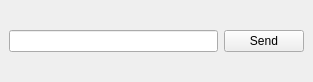
<?xml version="1.0" encoding="UTF-8"?>
<ui version="4.0">
 <class>MainWindow</class>
 <widget class="QMainWindow" name="MainWindow">
  <property name="geometry">
   <rect>
    <x>0</x>
    <y>0</y>
    <width>313</width>
    <height>82</height>
   </rect>
  </property>
  <property name="windowTitle">
   <string>QTcpSocket-Example</string>
  </property>
  <widget class="QWidget" name="centralwidget">
   <layout class="QGridLayout" name="gridLayout">
    <item row="0" column="0">
     <layout class="QHBoxLayout" name="horizontalLayout">
      <item>
       <widget class="QLineEdit" name="lineEdit"/>
      </item>
      <item>
       <widget class="QPushButton" name="pushButton">
        <property name="text">
         <string>Send</string>
        </property>
       </widget>
      </item>
     </layout>
    </item>
   </layout>
  </widget>
 </widget>
 <resources/>
 <connections/>
</ui>
